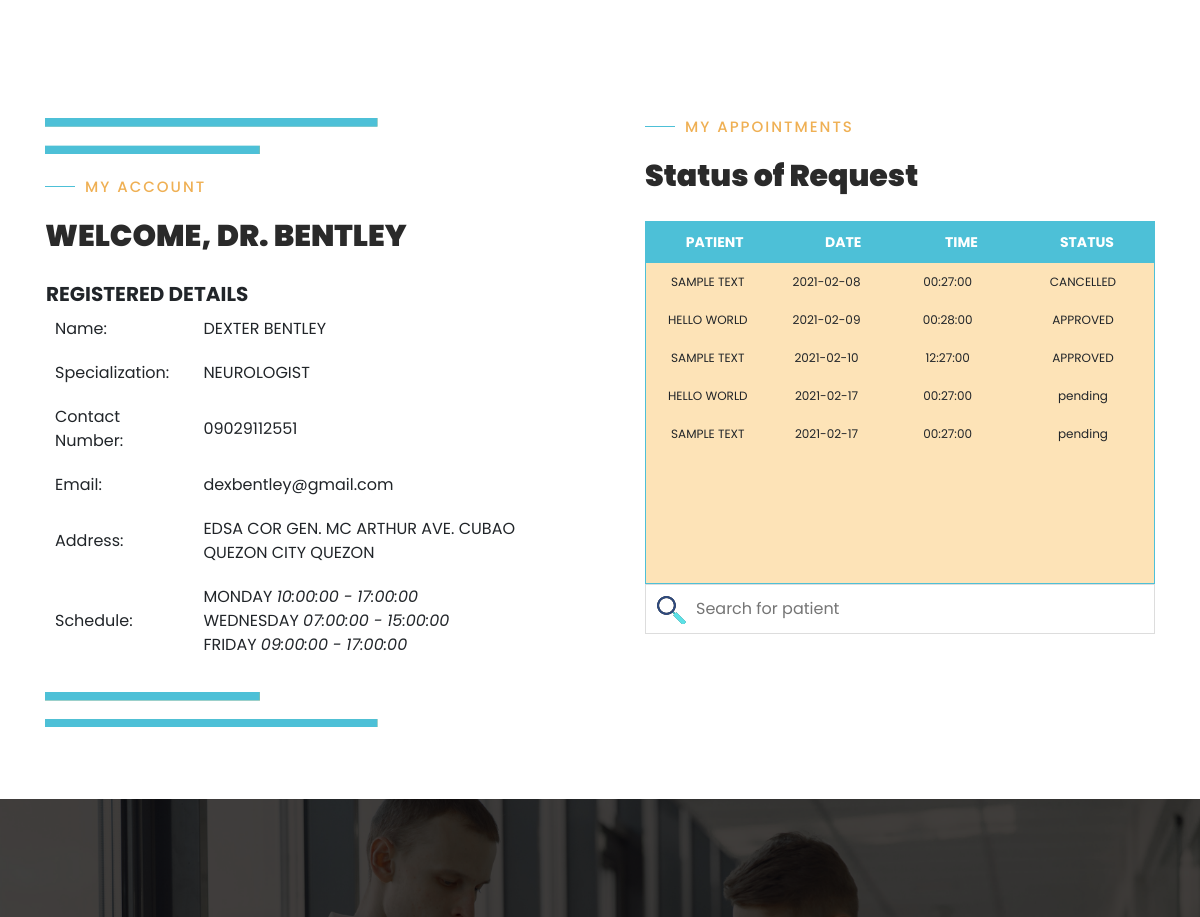
Before: /web_doctor/index_doctor.php (signed in, middle part) with the older database file.
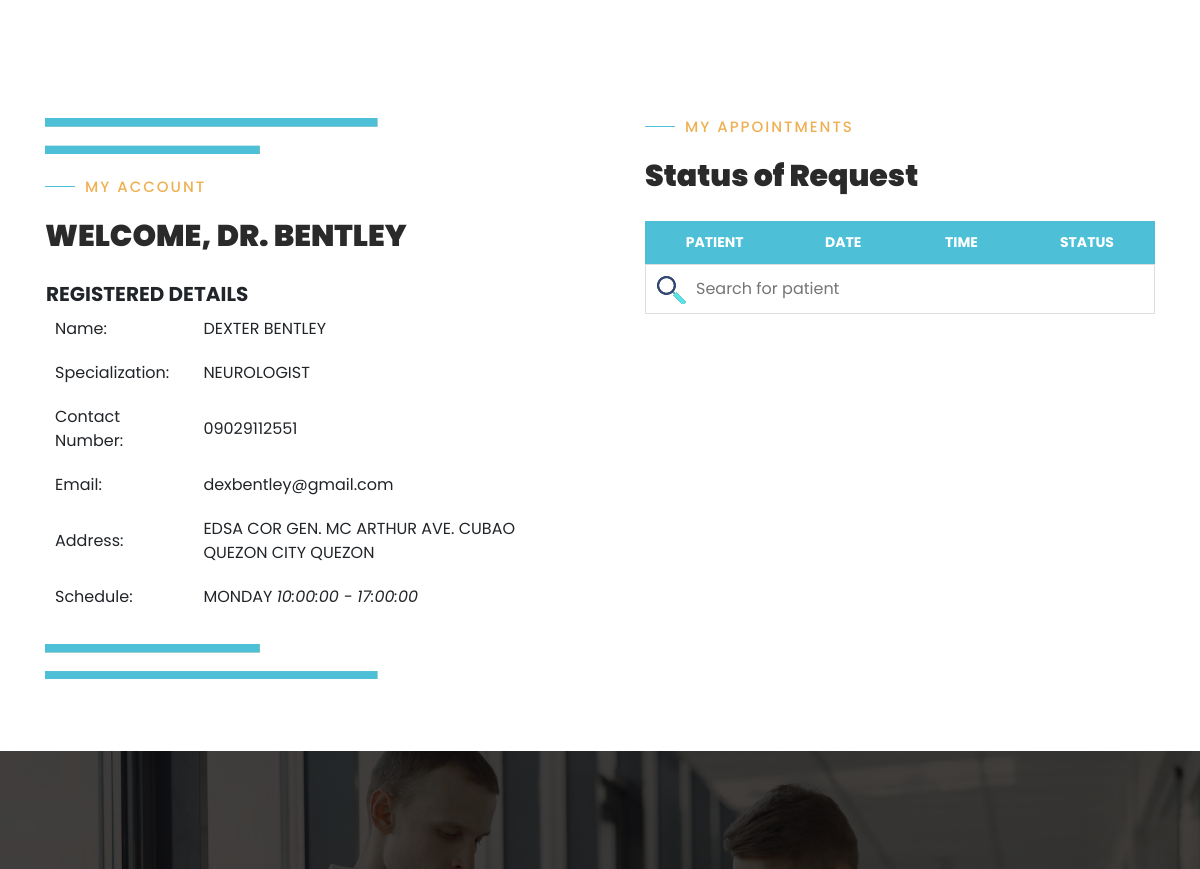
After: the same page with the newer database file.
### tables this page shows
CREATE TABLE `doctor` (
  `doctor_id` int(11) NOT NULL,
  `username` varchar(50) NOT NULL,
  `password` varchar(50) NOT NULL,
  `fname` varchar(50) NOT NULL,
  `lname` varchar(50) NOT NULL,
  `contact_num` varchar(15) NOT NULL,
  `email` varchar(60) NOT NULL,
  `address_line1` varchar(95) NOT NULL,
  `address_line2` varchar(95) NOT NULL,
  `address_city` varchar(35) NOT NULL,
  `address_state` varchar(30) NOT NULL,
  `zip_code` varchar(6) NOT NULL,
  `creation_date` varchar(30) NOT NULL,
  `spec_detail` varchar(30) NOT NULL,
  `admin_id` int(11) NOT NULL
);

CREATE TABLE `doctor_schedule` (
  `schedule_id` int(11) NOT NULL,
  `day` varchar(20) NOT NULL,
  `time_from` time NOT NULL,
  `time_to` time NOT NULL,
  `doctor_id` int(11) NOT NULL
);

### web_doctor/index_doctor.php (the view, shortened to what this page needs)
<?php
    if (isset($_SESSION['username'])) {
        $db_name = "patient_care";
        $db_username = "root";
        $db_pass = "";
        $db_host = "localhost";
        $con = mysqli_connect("$db_host","$db_username","$db_pass", "$db_name") or
        die(mysqli_error());
    }
    else {
        header("location: ../index.html");
    }
?>
<!DOCTYPE html>
<html lang="en">
  <head>
    <link rel="stylesheet" type="text/css" href="../css/bootstrap.min.css">
    <link rel="stylesheet" type="text/css" href="../css/font-awesome.css">
    <link rel="stylesheet" href="../css/templatemo-klassy-cafe.css">
    <link rel="stylesheet" href="../css/owl-carousel.css">
    <link rel="stylesheet" href="../css/lightbox.css">
	<link rel="stylesheet" href="../css/tempcss.css">
	</head>
    <body>
    <section class="section" id="about">
        <div class="container">
            <div class="row">
                <div class="col-lg-6 col-md-6 col-xs-12">
                    <div class="left-text-content">
					<img src="../images/top.png"><br><br>
                        <div class="section-heading">
							<h6>My Account</h6>
                            <h2>
								<?php
								$user_id = $_SESSION['user_id'];
								$query = mysqli_query($con, "SELECT contact_num, email, lname, spec_detail, CONCAT(fname, \" \", lname) AS doctor_name, CONCAT(address_line1, \" \", address_line2, \" \", address_city, \" \", address_state) AS 'address' FROM `doctor` WHERE doctor_id = $user_id");
								while($row = mysqli_fetch_array($query))
								{
								Print 'WELCOME, DR. ' . strtoupper($row['lname']);
								?>
							</h2>
                        </div>
                        <p>
						<table class="regDetails">
						<th colspan="2"><h5><b>REGISTERED DETAILS</b></h5></th>
							<?php
								Print '<tr>';
								Print '<td>Name: </td><td>' . strtoupper($row['doctor_name']) . '</td></tr><tr>';
								Print '<td>Specialization: </td><td>' . strtoupper($row['spec_detail']) . '</td></tr><tr>';
								Print '<td>Contact Number: </td><td>' . $row['contact_num'] . '</td></tr><tr>';
								Print '<td>Email: </td><td>' . $row['email'] . '</td><tr>';
								Print '<td>Address: </td><td>' . strtoupper($row['address']) . '</td></tr>';
								}
								$query_sched = mysqli_query($con, "SELECT day, time_from, time_to FROM doctor_schedule WHERE doctor_id = $user_id");
                                Print "<td>Schedule: </td><td>";
								while($row_sched = mysqli_fetch_array($query_sched)) {
									Print strtoupper($row_sched['day']) . " <i>" . $row_sched['time_from'] . " - " . $row_sched['time_to'] . "</i><br/>";
								}
                                Print "</td></tr>";
							?>
							</table>
						</p>
                        <img src="../images/bot.png" alt="">
                    </div>
                </div>
                <div class="col-lg-6 col-md-6 col-xs-12">
                    <div class="right-content">
                        <div class="thumb">
							<div class="section-heading">
							<h6>MY APPOINTMENTS</h6>
							<h2>Status of Request</h2>
							</div>
								<?php
									$con = mysqli_connect("localhost", "root", "", "patient_care") or die(mysqli_error());
									$user_id = $_SESSION['user_id'];
									$query = mysqli_query($con, "SELECT appointment_date, appointment_time, CONCAT(fname, \" \", lname) AS patient_assigned, approval as status FROM `appointment` INNER JOIN patient on patient.patient_id = appointment.patient_id WHERE doctor_id = '".$user_id."' ORDER BY appointment_date asc");
									Print '<table class="fixed_header listTable" id="myTable">
											<thead>
											<tr>
												<th>PATIENT</th>
												<th>DATE</th>
												<th>TIME</th>
												<th>STATUS</th>
											</tr></thead>';
									while($row = mysqli_fetch_array($query))
									{
									Print '<tr>';
									Print '<td>' . strtoupper($row['patient_assigned']);
									Print '</td><td>' . $row['appointment_date'];
									Print '</td><td>' . $row['appointment_time'];
									Print '</td><td>' . $row['status'];
									Print '</tr>';
									}
									Print '</table>';
								?>
						</div>
						<input type="text" id="myInput" onkeyup="myFunction()" placeholder="Search for patient" title="Type in a name">
                    </div>
                </div>
            </div>
        </div>
    </section>
	<div class="container">
	<br><br><br></div>
    <section class="section" id="contactus">
    </section>
  </body>
</html>

Changed rows visible on the page:
removed doctor_schedule: day "WEDNESDAY", time_from "07:00:00", time_to "15:00:00"
removed doctor_schedule: day "FRIDAY", time_from "09:00:00", time_to "17:00:00"
Other visible differences:
list line gone: "SAMPLE TEXT 2021-02-08 00:27:00 CANCELLED"
list line gone: "HELLO WORLD 2021-02-09 00:28:00 APPROVED"
list line gone: "SAMPLE TEXT 2021-02-10 12:27:00 APPROVED"
list line gone: "HELLO WORLD 2021-02-17 00:27:00 pending"
list line gone: "SAMPLE TEXT 2021-02-17 00:27:00 pending"
